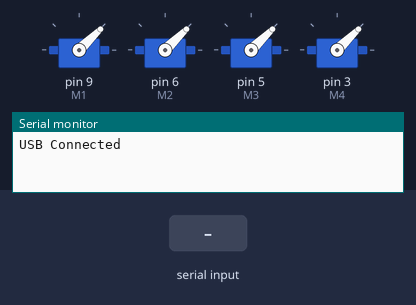
A sketch run on a simulated Arduino Uno, built with avr-gcc and run on an emulated ATmega328P. On the bench: 4 × servo, the last lines printed to the serial monitor. The inputs (shaded band) are chosen by the test bench.

Above: at 3.2 s.
3.3 s: "90,45\n" received over the second serial link
At 3.6 s:
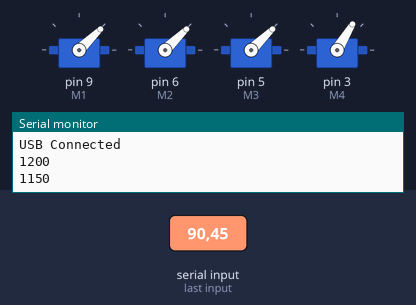
4.8 s: "30,150\n" received over the second serial link
At 5.6 s:
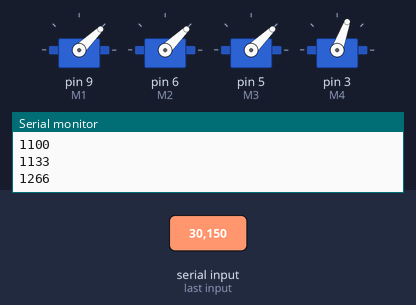
Timing chart, 0 to 7.8 s (numbered marks = the images above; inputs shaded):
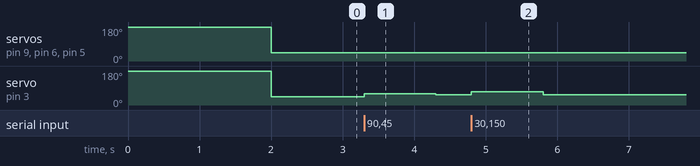

The sketch:

PWM_TEST.ino
```cpp
#include <Servo.h>
#include <SoftwareSerial.h>

#define M1  9
#define M2  6
#define M3  5
#define M4  3

Servo servo1;
Servo servo2;
Servo servo3;
Servo servo4;

/********************
brushless esc wire
orange = signal
red = plus
brown is ground
********************/

const int TX_BT = 10;
const int RX_BT = 11;

int i=0;
int cmdOut = 0;

int outPWM = 9;
int duty = 0; //duty cycle
int serialRead = 0;
int throttle = 0;

float cmd=0;
String echo="";

SoftwareSerial btSerial(TX_BT,RX_BT);

//function to arm servo during init
void arm(){

  servo1.writeMicroseconds(2500);
  servo2.writeMicroseconds(2500);
  servo3.writeMicroseconds(2500);
  servo4.writeMicroseconds(2500);
  delay(2000);
  //servo1.writeMicroseconds(2500);
  servo1.writeMicroseconds(1000);
  servo2.writeMicroseconds(1000);
  servo3.writeMicroseconds(1000);
  servo4.writeMicroseconds(1000);


}

void setup() {

  //initialize serial comm through USB
  Serial.begin(115200);
  Serial.println("USB Connected");

  //initialize serial com through bluetooth
  btSerial.begin(115200);

  //servo init
  //attach dedicate pin to servo
  servo1.attach(M1);
  servo2.attach(M2);
  servo3.attach(M3);
  servo4.attach(M4);
  ///////////////////////////////
  arm();//arm servos


}


void loop() {

  //read bluetooth serial buffer
  if(btSerial.available()){
    cmd=btSerial.parseFloat();


    cmdOut = map(cmd, -90, 90, 1000, 1200);
    Serial.println(cmdOut);
    servo4.writeMicroseconds(cmdOut);
  }

}
```

Measured:
- after the input at 3.3 s, servo on pin 3 (M4): 44° → 59° at once, → 54° 1.0 s later
- after the input at 4.8 s, servo on pin 3 (M4): 54° → 70° at once, → 54° 1.0 s later
